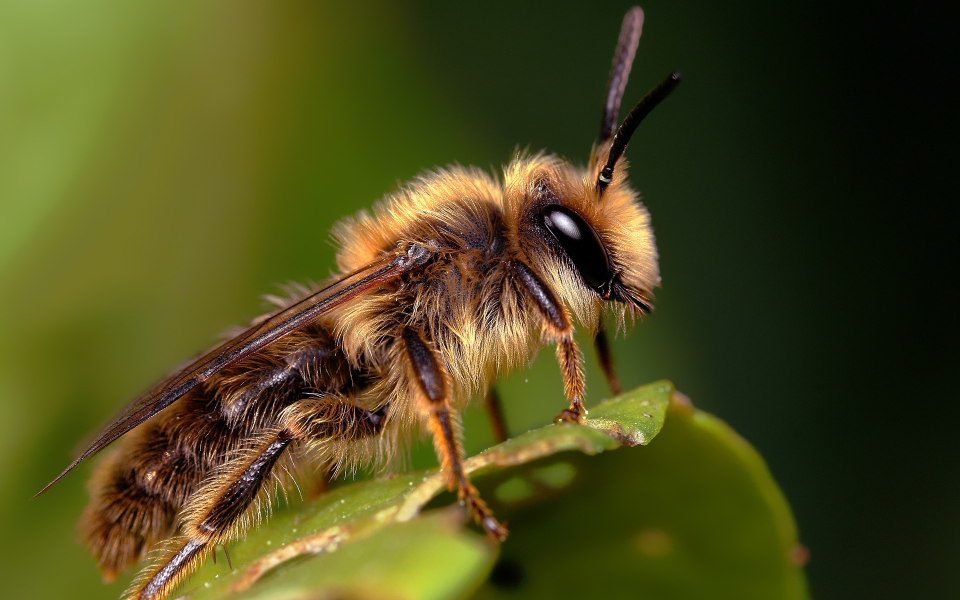
#> input picture OpenCL-Experiments/bee.jpg, 3840 x 2400 px (shown at 1/4 size)
$ python main.py bee.jpg
#> lines starting #> are read from the running program, lines starting #| are printed output that depends on the picture
from __future__ import print_function
import pyopencl as cl
import sys
from PIL import Image, ImageFilter
import numpy
import datetime
from time import time
import timeit

def CreateProgram(context, device, fileName):
    kernelFile = open(fileName, 'r')
    kernelStr = kernelFile.read()
    program = cl.Program(context, kernelStr).build()
    return program

def LoadImage(context, fileName):
    im = Image.open(fileName)
    if im.mode != "RGBA":
        im = im.convert("RGBA")

    buffer = im.tostring()
    clImageFormat = cl.ImageFormat(cl.channel_order.RGBA,cl.channel_type.UNORM_INT8)

    clImage = cl.Image(context,
                       cl.mem_flags.READ_ONLY | cl.mem_flags.COPY_HOST_PTR,
                       clImageFormat,
                       im.size,
                       None,
                       buffer
                       )

    return clImage, im.size

def SaveImage(fileName, buffer, imgSize):
    im = Image.fromstring("RGBA", imgSize, buffer.tostring())
    im.save(fileName)

def RoundUp(groupSize, globalSize):
    r = globalSize % groupSize;
    if r == 0:
        return globalSize;
    else:
        return globalSize + groupSize - r;

def referenceFilter():
    image = Image.open(sys.argv[1])
#> image is the input picture: PIL image 3840x2400 RGB; mean R, G, B 76.2, 74.3, 27.6
    image = image.filter(ImageFilter.FIND_EDGES)
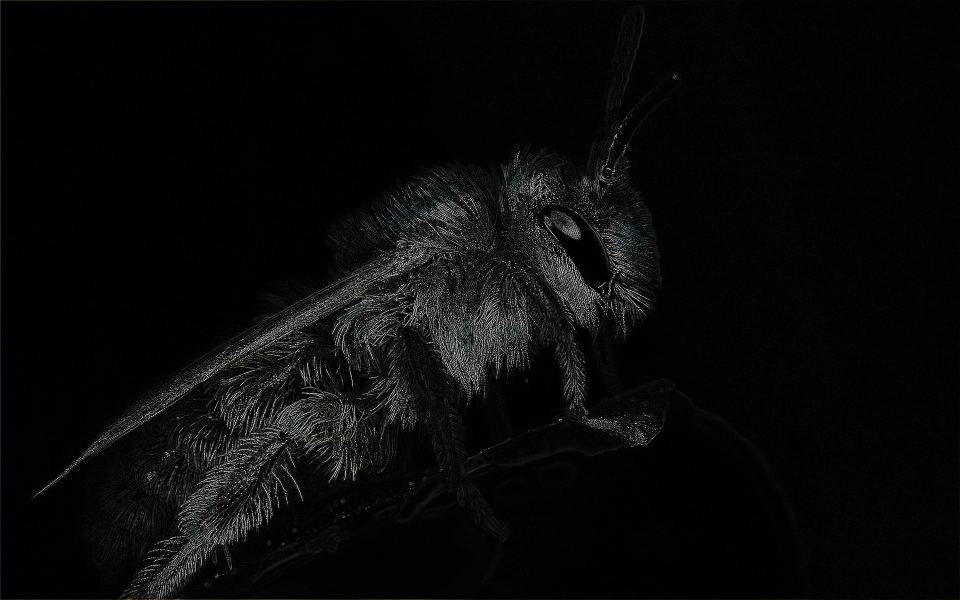
#> image: PIL image 3840x2400 RGB (shown at 1/4 size); mean R, G, B 9.3, 9.1, 9.3
    image.save('new_name.png')

def main():

    if len(sys.argv) != 2:
        print("USAGE: " + sys.argv[0] + " <inputImageFile>")
        return 1

    print("Step One: Executing without OpenCL")
    print("Executed program succesfully. %g s" % min(timeit.Timer(referenceFilter).repeat(repeat=1, number=1)))


    print("Step Two: Executing with OpenCL")
    for platform in cl.get_platforms():
        for device in platform.get_devices():
            print("===============================================================")
            print("Platform name:", platform.name)
            print("Platform profile:", platform.profile)
            print("Platform vendor:", platform.vendor)
            print("Platform version:", platform.version)
            print("---------------------------------------------------------------")
            print("Device name:", device.name)
            print("Device type:", cl.device_type.to_string(device.type))
            print("Device memory: ", device.global_mem_size//1024//1024, 'MB')
            print("Device max clock speed:", device.max_clock_frequency, 'MHz')
            print("Device compute units:", device.max_compute_units)
            print("Device max work group size:", device.max_work_group_size)
            print("Device max work item sizes:", device.max_work_item_sizes)

            imageObjects = [ 0, 0 ]
            context = cl.Context([device])
            commandQueue = cl.CommandQueue(context, device,properties=cl.command_queue_properties.PROFILING_ENABLE)

        # Make sure the device supports images, otherwise exit
            if not device.get_info(cl.device_info.IMAGE_SUPPORT):
                print("OpenCL device does not support images.")
                return 1

            # Load input image from file and load it into
            # an OpenCL image object
            imageObjects[0], imgSize = LoadImage(context, sys.argv[1])

            # Create ouput image object
            clImageFormat = cl.ImageFormat(cl.channel_order.RGBA,cl.channel_type.UNORM_INT8)
            imageObjects[1] = cl.Image(context,cl.mem_flags.WRITE_ONLY,clImageFormat,imgSize)

            # Create sampler for sampling image object
            sampler = cl.Sampler(context,
                    False, #  Non-normalized coordinates
                    cl.addressing_mode.CLAMP_TO_EDGE,
                    cl.filter_mode.NEAREST)

            # Create OpenCL program
            program = CreateProgram(context, device, "xFilter.cl")
            if(cl.device_type.to_string(device.type)=="CPU"):
                worker = 2**7
                localWorkSize = (worker, 1)
            else:
                worker = 2**4
                localWorkSize = (worker, worker)

            print(localWorkSize);
            globalWorkSize = (RoundUp(localWorkSize[0], imgSize[0]),RoundUp(localWorkSize[1], imgSize[1]) )
            print(globalWorkSize);

            program.x_filter(commandQueue,
                    globalWorkSize,
                    localWorkSize,
                    imageObjects[0],
                    imageObjects[1],
                    sampler,
                    numpy.int32(imgSize[0]), #width
                    numpy.int32(imgSize[1])  #heigth
            )

            # Read the output buffer back to the Host
            buffer = numpy.zeros(imgSize[0] * imgSize[1] * 4, numpy.uint8)
            origin = ( 0, 0, 0 )
            region = ( imgSize[0], imgSize[1], 1 )

            exec_evt = cl.enqueue_read_image(commandQueue, imageObjects[1],origin, region, buffer)
            exec_evt.wait()
            elapsed = 1e-9*(exec_evt.profile.end - exec_evt.profile.start)
            print("Executed program succesfully. %g s" % elapsed)

            # Save the image to disk
            SaveImage("(" + cl.device_type.to_string(device.type) + ")" + sys.argv[1], buffer, imgSize)

main()
#> (the call stopped at in main, `for platform in cl.get_platforms():`: pyopencl is not available in this run)
